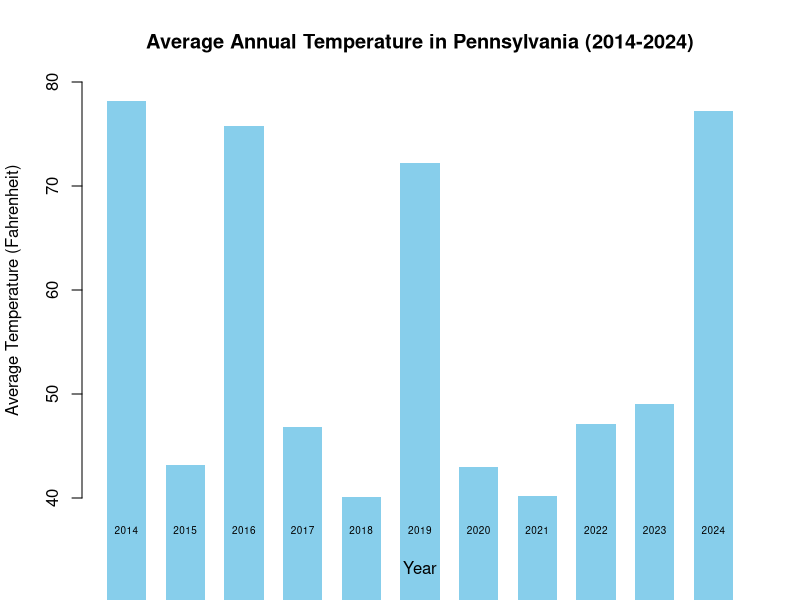
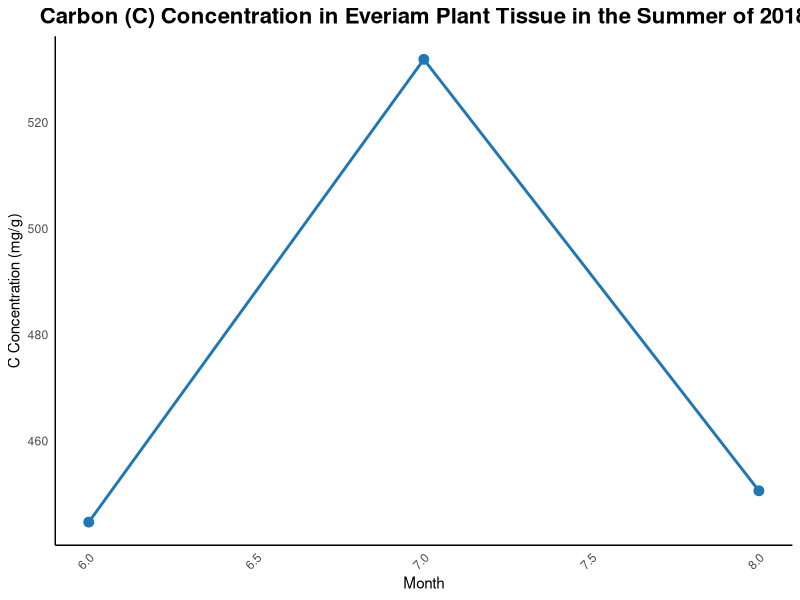
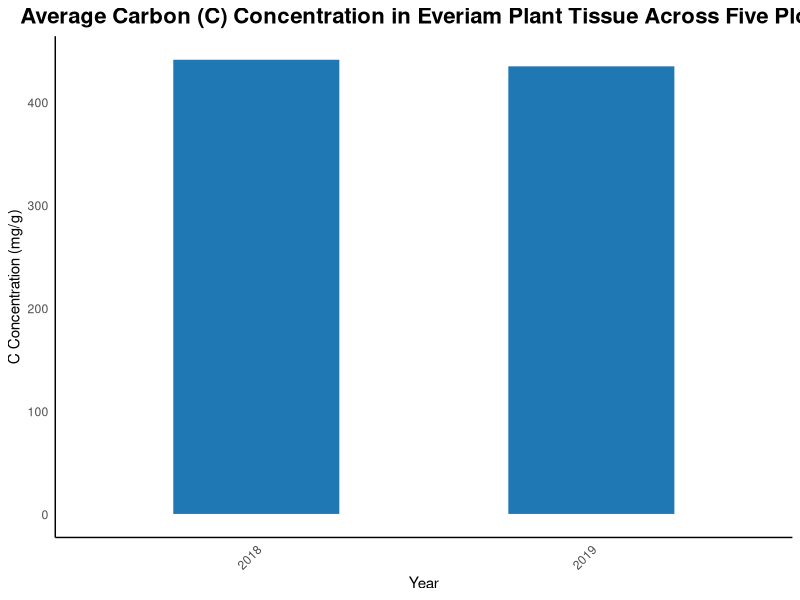
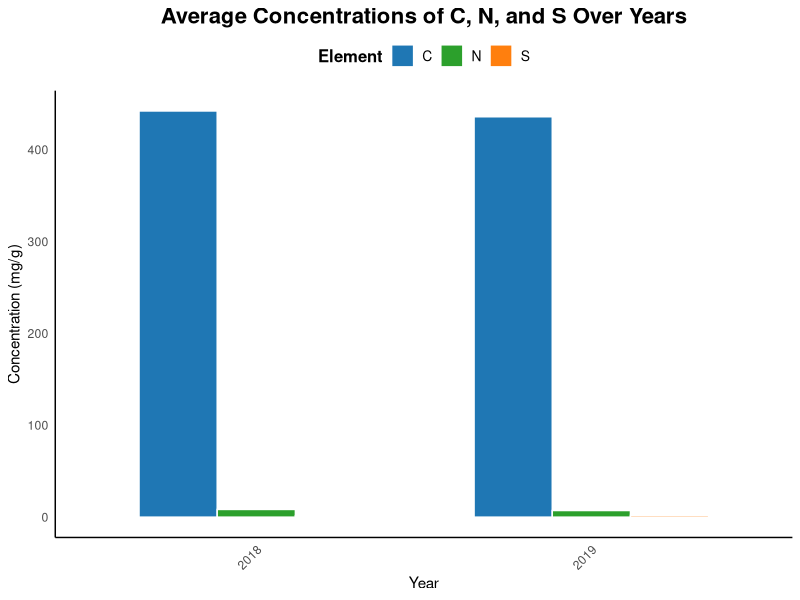
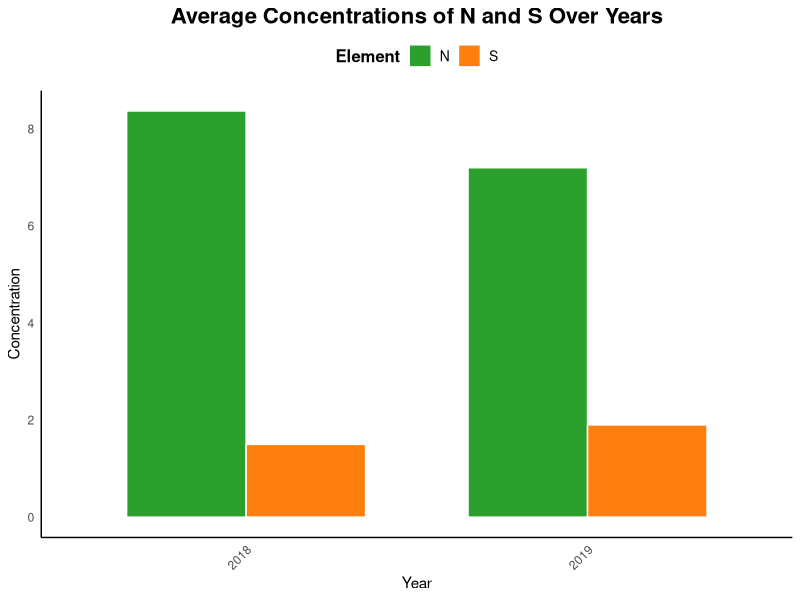
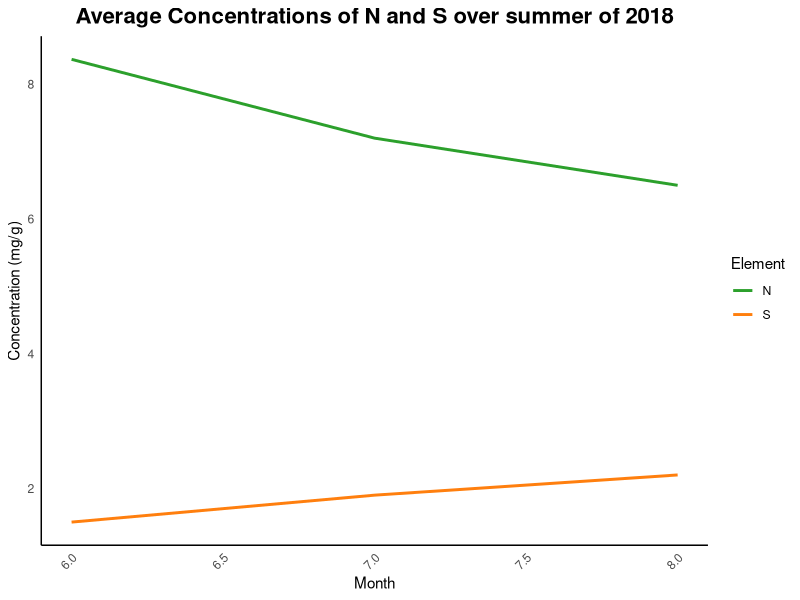

The R script that drew these images, in order:
## ---- chunk 1
numeric_data <- data.frame(
  Year = 1924:2024,
  Temperature = runif(101, min = 40, max = 80) # Generates 101 random numbers between 40 and 80
)

write.csv(numeric_data, file = "numeric_data.csv", row.names = FALSE)

# Filter data for last 10 years
last_10_years <- subset(numeric_data, Year >= 2014 & Year <= 2024)

# Write 'last_10_years' dataset to a CSV file
write.csv(last_10_years, file = "last_10_years.csv", row.names = FALSE)

# Create bar graph
barplot(last_10_years$Temperature, 
        names.arg = last_10_years$Year,
        xlab = "Year",
        ylab = "Average Temperature (Fahrenheit)",
        main = "Average Annual Temperature in Pennsylvania (2014-2024)",
        ylim = c(40, 80), # Set the y-axis limits to match the range of temperatures
        col = "skyblue", # Set bar color
        border = NA, # Remove border of bars
        space = 0.5, # Adjust spacing between bars
        cex.names = 0.6) # Adjust font size of year labels

## ---- chunk 2

# Load libraries
library(ggplot2)
library(dplyr)

# Create data frame for Carbon concentration in 2018
Carbon_2018_data <- data.frame(
  month = c("6", "7", "8"),
  Concentration = c(444.7, 531.9, 450.6)
)

# Convert 'month' column to numeric
Carbon_2018_data$month <- as.numeric(Carbon_2018_data$month)

# Plot a line graph
ggplot(data = Carbon_2018_data, aes(x = month, y = Concentration)) +
  geom_line(color = "#1F77B4", size = 1) +  # Add a line
  geom_point(color = "#1F77B4", size = 3) +  # Add points
  ggtitle("Carbon (C) Concentration in Everiam Plant Tissue in the Summer of 2018") +
  ylab("C Concentration (mg/g)") +
  xlab("Month") +
  theme_minimal() +
  theme(
    axis.text.x = element_text(angle = 45, hjust = 1),
    panel.grid.major = element_blank(),
    panel.grid.minor = element_blank(),
    panel.border = element_blank(),
    axis.line = element_line(color = "black"),
    plot.title = element_text(size = 16, face = "bold", hjust = 0.5)
  )

## ---- chunk 3
avg_c_year <- data.frame(
  average = c(442.4, 436),
  year = c("2018", "2019")
)

# Load libraries
library(ggplot2)

# Create bar graph with modified aesthetic
ggplot(data = avg_c_year, aes(x = year, y = average, fill = year)) + 
  geom_bar(stat = "identity", color = "white", width = 0.5) +  # Adjust width and remove outline
  ggtitle("Average Carbon (C) Concentration in Everiam Plant Tissue Across Five Plots") +
  ylab("C Concentration (mg/g)") +
  xlab("Year") +
  scale_fill_manual(values = c("#1F77B4", "#1F77B4")) +  # Set bars to the same blue color
  theme_minimal() +
  theme(
    axis.text.x = element_text(angle = 45, hjust = 1),
    panel.grid.major = element_blank(),
    panel.grid.minor = element_blank(),
    panel.border = element_blank(),
    axis.line = element_line(color = "black"),
    legend.position = "none",
    plot.title = element_text(size = 16, face = "bold", hjust = 0.5)
  )


## ---- chunk 4

# Load libraries
library(ggplot2)
library(tidyr)

# Create the data frame with concentrations
avg_CNS_year <- data.frame(
  C = c(442.3, 436.0),
  N = c(8.37, 7.2),
  S = c(1.5, 1.9),
  year = c("2018", "2019")
)

# Reshape data from wide to long format
avg_CNS_year_long <- pivot_longer(avg_CNS_year, cols = c(C, N, S), names_to = "Element", values_to = "Value")

# Create bar graph with modern aesthetic
ggplot(avg_CNS_year_long, aes(x = year, y = Value, fill = Element)) +
  geom_bar(stat = "identity", position = "dodge", color = "white", width = 0.7) +
  labs(title = "Average Concentrations of C, N, and S Over Years",
       x = "Year",
       y = "Concentration (mg/g)") +
  scale_fill_manual(values = c("C" = "#1F77B4", "N" = "#2CA02C", "S" = "#FF7F0E"),
                    name = "Element") +
  theme_minimal() +
  theme(
    axis.text.x = element_text(angle = 45, hjust = 1),
    panel.grid.major = element_blank(),
    panel.grid.minor = element_blank(),
    panel.border = element_blank(),
    axis.line = element_line(color = "black"),
    legend.position = "top",
    legend.title = element_text(size = 12, face = "bold"),
    legend.text = element_text(size = 10),
    plot.title = element_text(size = 16, face = "bold", hjust = 0.5)
  )


## ---- chunk 5

# Load libraries
library(ggplot2)

# Create a custom color palette
my_colors <- c("N" = "#2CA02C", "S" = "#FF7F0E")

# Create bar graph with modern aesthetic
ggplot(avg_CNS_year_long[avg_CNS_year_long$Element %in% c("N", "S"), ], 
       aes(x = year, y = Value, fill = Element)) +
  geom_bar(stat = "identity", position = "dodge", color = "white", width = 0.7) +
  ggtitle("Average Concentrations of N and S Over Years") +
  ylab("Concentration") +
  xlab("Year") +
  scale_fill_manual(values = my_colors, name = "Element") +
  theme_minimal() +
  theme(
    axis.text.x = element_text(angle = 45, hjust = 1),
    panel.grid.major = element_blank(),
    panel.grid.minor = element_blank(),
    panel.border = element_blank(),
    axis.line = element_line(color = "black"),
    legend.position = "top",
    legend.title = element_text(size = 12, face = "bold"),
    legend.text = element_text(size = 10),
    plot.title = element_text(size = 16, face = "bold", hjust = 0.5)
  )

## ---- chunk 6
# Load libraries
library(ggplot2)
library(dplyr)

# Create data frame for N and S concentrations
N_S_data <- data.frame(
  month = c("6", "7", "8"),
  N_Concentration = c(8.37, 7.2, 6.5),
  S_Concentration = c(1.5, 1.9, 2.2)
)

# Convert 'month' column to numeric
N_S_data$month <- as.numeric(N_S_data$month)

# Plot a line graph with a similar aesthetic
ggplot(data = N_S_data, aes(x = month)) +
  geom_line(aes(y = N_Concentration, color = "N"), size = 1) +
  geom_line(aes(y = S_Concentration, color = "S"), size = 1) +
  ggtitle("Average Concentrations of N and S over summer of 2018") +
  ylab("Concentration (mg/g)") +
  xlab("Month") +
  scale_color_manual(name = "Element", values = c(N = "#2CA02C", S = "#FF7F0E")) +  # Set custom colors
  theme_minimal() +
  theme(
    axis.text.x = element_text(angle = 45, hjust = 1),
    panel.grid.major = element_blank(),
    panel.grid.minor = element_blank(),
    panel.border = element_blank(),
    axis.line = element_line(color = "black"),
    plot.title = element_text(size = 16, face = "bold", hjust = 0.5)
  )

